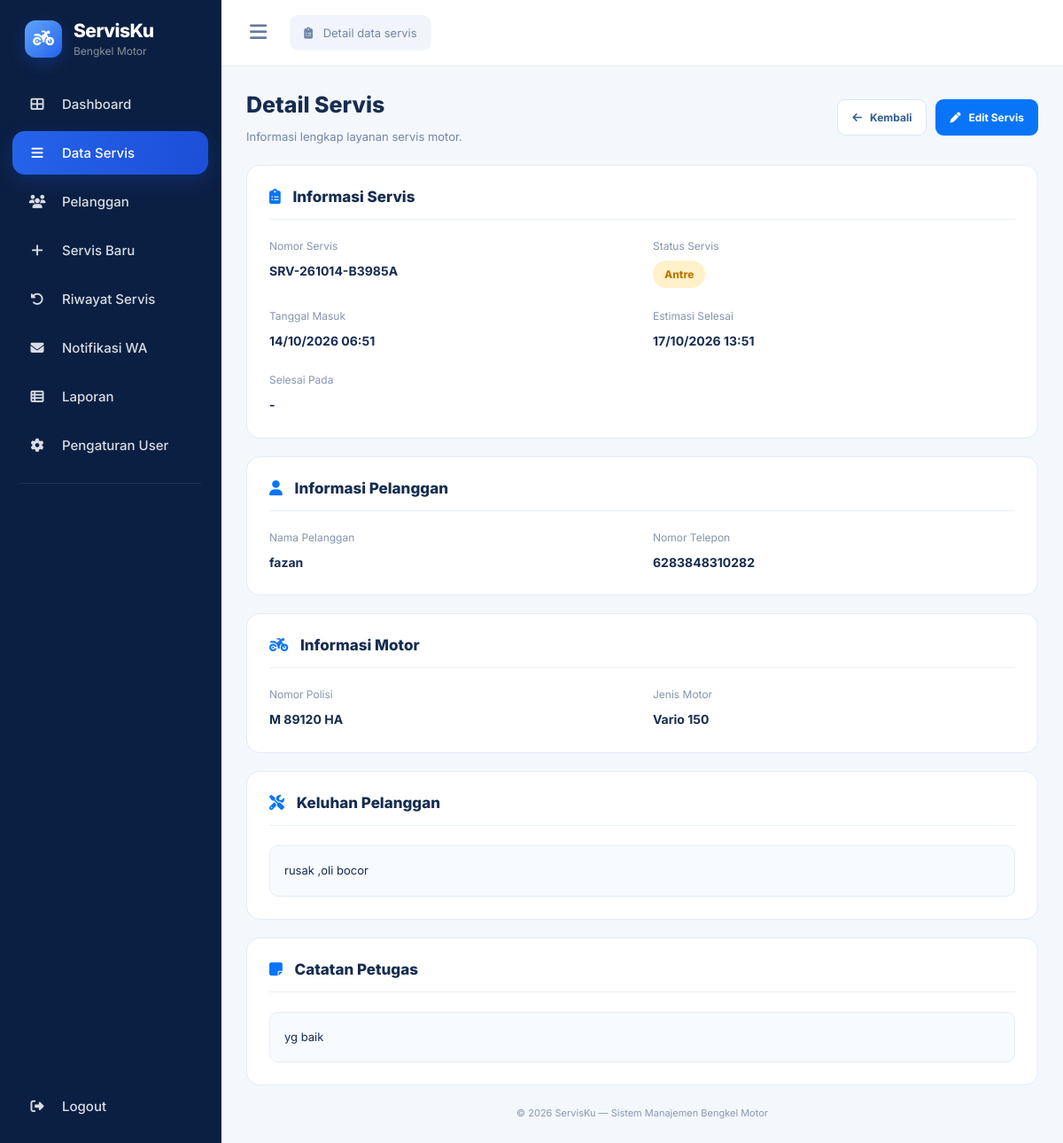
The page /detail_servis.php?id=4 (signed in) on the database as committed earlier.
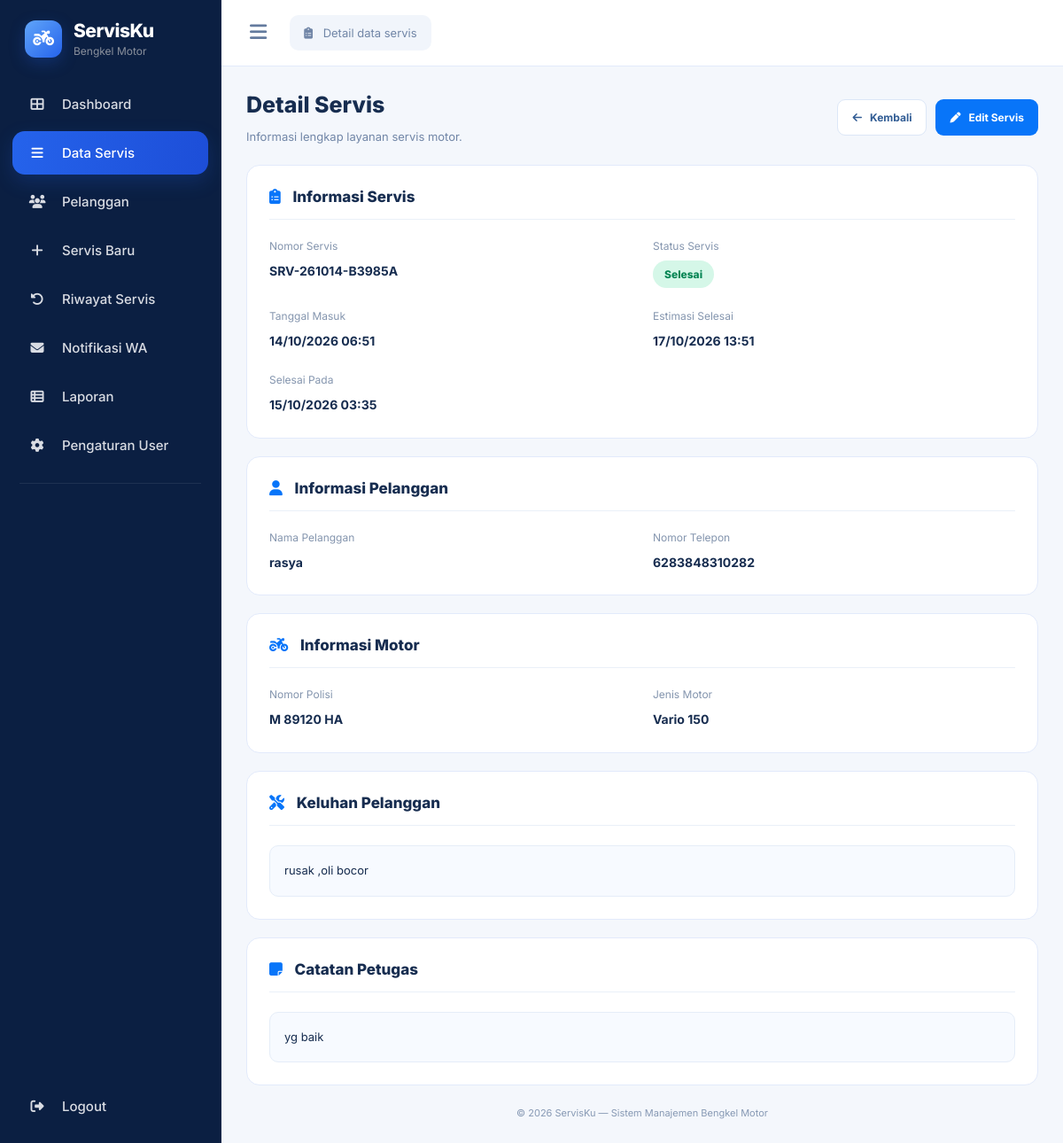
The same page on the database as committed later.
### tables this page shows
CREATE TABLE `servis` (
  `id` int(11) NOT NULL,
  `nomor_servis` varchar(30) NOT NULL,
  `nama_pelanggan` varchar(100) NOT NULL,
  `telepon` varchar(20) NOT NULL,
  `nomor_polisi` varchar(20) NOT NULL,
  `jenis_motor` varchar(100) NOT NULL,
  `keluhan` text NOT NULL,
  `status` enum('Antre','Pengerjaan','Selesai') NOT NULL DEFAULT 'Antre',
  `estimasi_selesai` datetime DEFAULT NULL,
  `selesai_pada` datetime DEFAULT NULL,
  `catatan_petugas` text DEFAULT NULL,
  `alasan_keterlambatan` text DEFAULT NULL,
  `created_at` timestamp NOT NULL DEFAULT current_timestamp(),
  `updated_at` timestamp NOT NULL DEFAULT current_timestamp() ON UPDATE current_timestamp(),
  `id_pelanggan` int(11) DEFAULT NULL
);

### detail_servis.php (the view, shortened to what the changed rows need)
<?php
require_once __DIR__ . '/config/koneksi.php';
$id = filter_input(INPUT_GET, 'id', FILTER_VALIDATE_INT);
$stmt = $pdo->prepare("
    SELECT *
    FROM servis
    WHERE id = ?
    LIMIT 1
");
$stmt->execute([$id]);
$servis = $stmt->fetch(PDO::FETCH_ASSOC);
function detailEsc($value)
{
    return htmlspecialchars(
        (string) ($value ?? '-'),
        ENT_QUOTES,
        'UTF-8'
    );
}
function detailTanggal($tanggal)
{
    if (empty($tanggal)) {
        return '-';
    }
    $time = strtotime($tanggal);
    return $time ? date('d/m/Y H:i', $time) : '-';
}
function detailStatusClass($status)
{
    switch ($status) {
        case 'Antre':
            return 'antre';
        case 'Selesai':
            return 'selesai';
    }
}
?>
<!DOCTYPE html>
<html lang="id">
<head>
    <link
        rel="stylesheet"
        href="https://cdnjs.cloudflare.com/ajax/libs/font-awesome/6.5.2/css/all.min.css"
    >
</head>
<body>
<?php require_once __DIR__ . '/includes/sidebar.php'; ?>
<main class="main">
    <section class="content">
        <?php if (!$servis): ?>
            <div class="card not-found">
                <i class="fa-regular fa-folder-open"></i>
                <h2>Data Servis Tidak Ditemukan</h2>
                <p>
                    Data servis dengan ID tersebut tidak tersedia.
                </p>
                <a href="data_servis.php" class="btn btn-edit">
                    <i class="fa-solid fa-arrow-left"></i>
                    Kembali ke Data Servis
                </a>
            </div>
        <?php else: ?>
            <div class="heading">
                <div>
                    <h1>Detail Servis</h1>
                    <p>
                        Informasi lengkap layanan servis motor.
                    </p>
                </div>
                <div class="heading-actions">
                    <a
                        href="data_servis.php"
                        class="btn btn-back"
                    >
                        <i class="fa-solid fa-arrow-left"></i>
                        Kembali
                    </a>
                    <a
                        href="edit_servis.php?id=<?= (int) $servis['id'] ?>"
                        class="btn btn-edit"
                    >
                        <i class="fa-solid fa-pen"></i>
                        Edit Servis
                    </a>
                </div>
            </div>
            <div class="card">
                <h2>
                    <i class="fa-solid fa-clipboard-list"></i>
                    Informasi Servis
                </h2>
                <div class="info-grid">
                    <div class="info-item">
                        <span class="info-label">Nomor Servis</span>
                        <span class="info-value">
                            <?= detailEsc($servis['nomor_servis']) ?>
                        </span>
                    </div>
                    <div class="info-item">
                        <span class="info-label">Status Servis</span>
                        <span class="status <?= detailStatusClass($servis['status']) ?>">
                            <?= detailEsc($servis['status']) ?>
                        </span>
                    </div>
                    <div class="info-item">
                        <span class="info-label">Tanggal Masuk</span>
                        <span class="info-value">
                            <?= detailTanggal($servis['created_at'] ?? null) ?>
                        </span>
                    </div>
                    <div class="info-item">
                        <span class="info-label">Estimasi Selesai</span>
                        <span class="info-value">
                            <?= detailTanggal($servis['estimasi_selesai'] ?? null) ?>
                        </span>
                    </div>
                    <div class="info-item">
                        <span class="info-label">Selesai Pada</span>
                        <span class="info-value">
                            <?= detailTanggal($servis['selesai_pada'] ?? null) ?>
                        </span>
                    </div>
                </div>
            </div>
            <div class="card">
                <h2>
                    <i class="fa-solid fa-user"></i>
                    Informasi Pelanggan
                </h2>
                <div class="info-grid">
                    <div class="info-item">
                        <span class="info-label">Nama Pelanggan</span>
                        <span class="info-value">
                            <?= detailEsc($servis['nama_pelanggan']) ?>
                        </span>
                    </div>
                    <div class="info-item">
                        <span class="info-label">Nomor Telepon</span>
                        <span class="info-value">
                            <?= detailEsc($servis['telepon']) ?>
                        </span>
                    </div>
                </div>
            </div>
            <div class="card">
                <h2>
                    <i class="fa-solid fa-motorcycle"></i>
                    Informasi Motor
                </h2>
                <div class="info-grid">
                    <div class="info-item">
                        <span class="info-label">Nomor Polisi</span>
                        <span class="info-value">
                            <?= detailEsc($servis['nomor_polisi']) ?>
                        </span>
                    </div>
                    <div class="info-item">
                        <span class="info-label">Jenis Motor</span>
                        <span class="info-value">
                            <?= detailEsc($servis['jenis_motor']) ?>
                        </span>
                    </div>
                </div>
            </div>
            <div class="card">
                <h2>
                    <i class="fa-solid fa-screwdriver-wrench"></i>
                    Keluhan Pelanggan
                </h2>
                <div class="description"><?= detailEsc($servis['keluhan']) ?></div>
            </div>
            <div class="card">
                <h2>
                    <i class="fa-solid fa-note-sticky"></i>
                    Catatan Petugas
                </h2>
                <div class="description"><?= detailEsc($servis['catatan_petugas'] ?? null) ?></div>
            </div>
        <?php endif; ?>
    </section>
</main>
</body>
</html>

Rows that differ between the two databases and show on the page:
changed servis "SRV-261014-B3985A": status "Antre" → "Selesai"; selesai_pada "-" → "15/10/2026 03:35"; nama_pelanggan "fazan" → "rasya"
